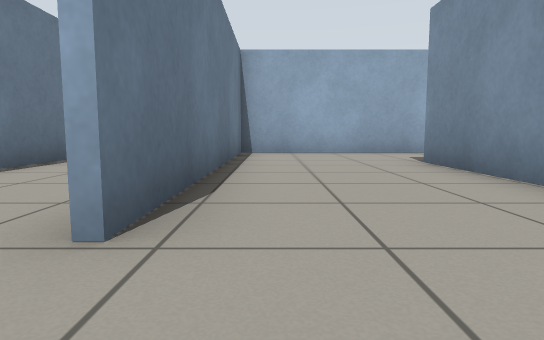
view 1 (above)

13 first-person views from a walk through a Gazebo world. The camera is 0.5 m above the floor, tilts 6° down and sees 75° across. The floor is counted in squares, 1 m on a side. Each view is taken from the middle of a square. On the plan, view 1 faces up. The plan holds only what a view shows up to about 9 squares ahead; the rest is blank. The place goes on beyond the plan.

view 2
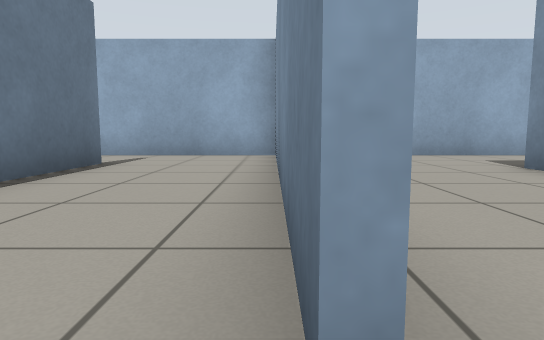

view 3
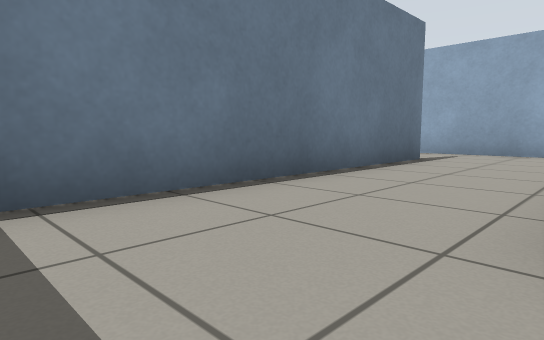

view 4
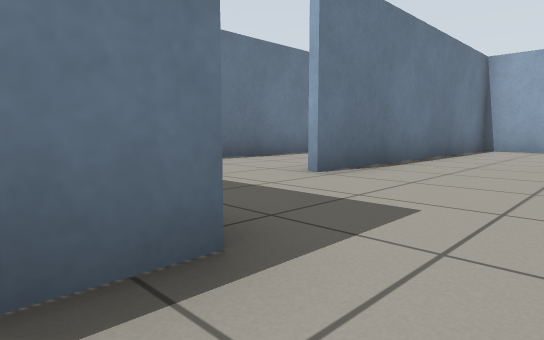

view 5
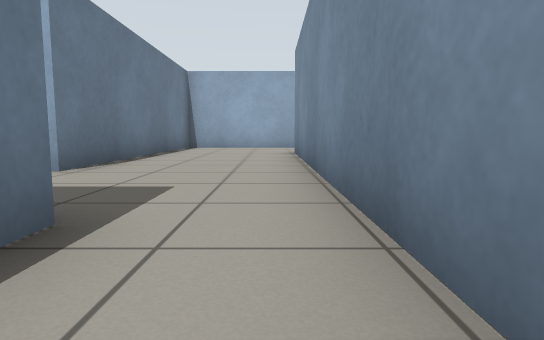

view 6
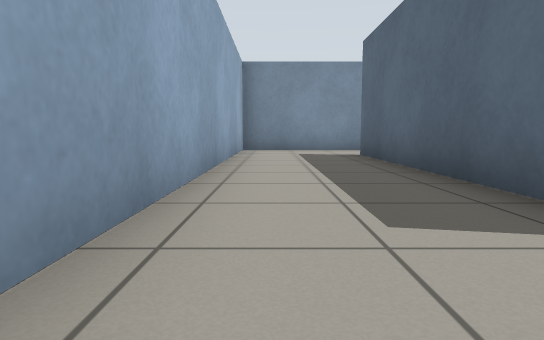

view 7
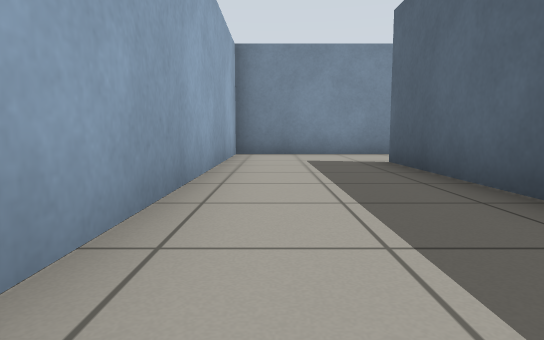

view 8
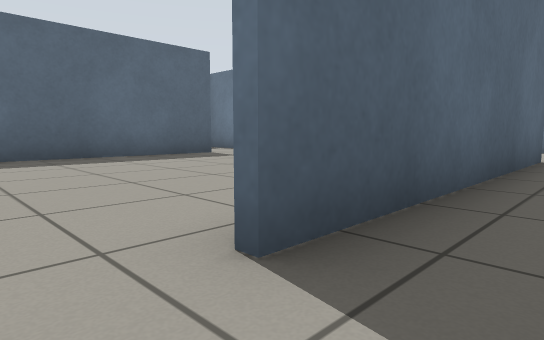

view 9
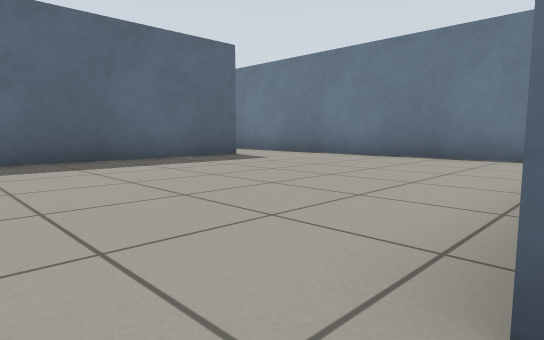

view 10
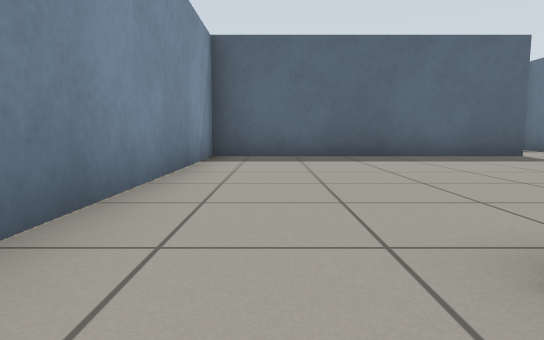

view 11
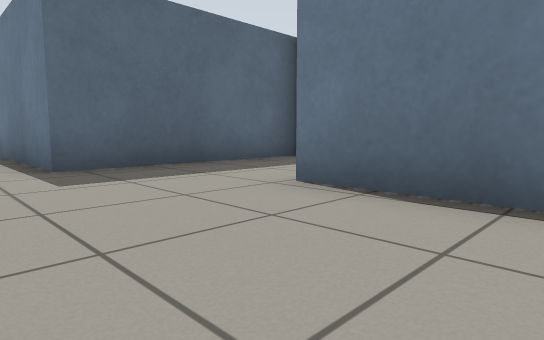

view 12
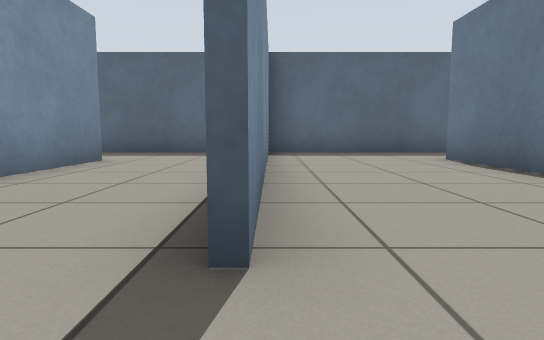

view 13
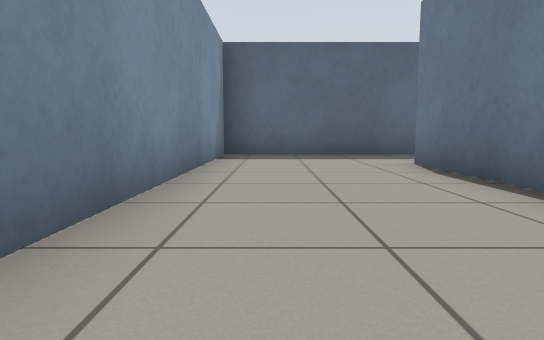

### Floor plan
Ten units are one square. View 1 is at (0, 0); x grows to the right and y downward. Boxes are objects, and circles mark ways between rooms. Rooms are numbered by the first view taken in them; rooms with no view inside come last. Other rooms are left out.
<svg viewBox="-80 -94 198 149">
<path fill="none" stroke="#000" d="M-8 -89 -8 -15M-14 11 8 11 8 50M26 24 26 -60 91 -60M113 -66 113 -88 -9 -88M46 5 113 5 113 -66M27 -49 27 -2M-38 -68 -38 -3M-9 -15 -9 -81M-41 11 -14 11M-9 -88 -49 -88M-73 -41 -73 -12M-75 11 -41 11M-39 11 -39 -68"/>
<circle cx="100" cy="-60" r="3" fill="#2a7"/>
<circle cx="-10" cy="-5" r="3" fill="#2a7"/>
<circle cx="-40" cy="-75" r="3" fill="#2a7"/>
<text x="20" y="-40">1</text>
<text x="70" y="-30">2</text>
<text x="-30" y="-40">3</text>
<text x="-60" y="-40">4</text>
</svg>
Room 1 opens to room 2. Room 1 opens to room 3. Room 3 opens to room 4.

Where each view was taken, in squares from view 1:
view 1: 0 up, 0 right, facing up
view 2: 1 up, 1 left, facing up
view 3: 0 up, 1 left, facing up-left
view 4: 2 down, 2 right, facing up-left
view 5: 3 down, 2 right, facing up
view 6: 8 up, 1 right, facing right
view 7: 8 up, 3 right, facing right
view 8: 7 up, 10 right, facing down-left
view 9: 6 up, 10 right, facing down-left
view 10: 7 up, 10 right, facing down
view 11: 4 up, 2 right, facing down-left
view 12: 8 up, 4 left, facing down
view 13: 7 up, 5 left, facing down
